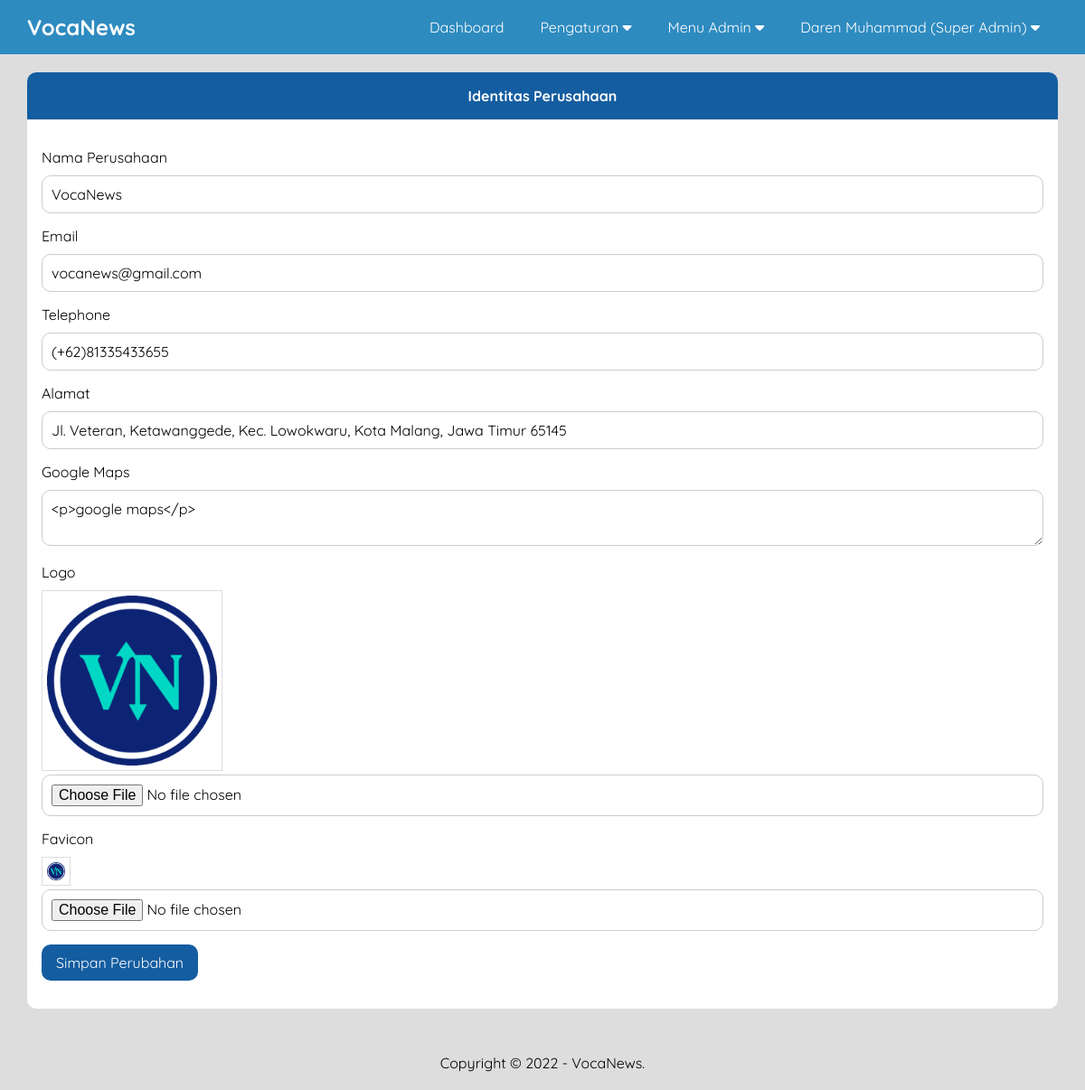
Screenshot of /admin/index.php?includes=identitas-perusahaan (signed in) with the database file from the repository.
### tables this page shows
CREATE TABLE `pengaturan` (
  `id` int(11) NOT NULL,
  `nama` varchar(100) NOT NULL,
  `email` varchar(100) NOT NULL,
  `telepon` varchar(20) NOT NULL,
  `alamat` text NOT NULL,
  `logo` varchar(100) NOT NULL,
  `favicon` varchar(100) NOT NULL,
  `tentang_perusahaan` text NOT NULL,
  `foto_perusahaan` varchar(100) NOT NULL,
  `google_maps` text NOT NULL,
  `nama_pimpinan` varchar(100) NOT NULL,
  `foto_pimpinan` varchar(100) NOT NULL,
  `sambutan_pimpinan` text NOT NULL,
  `created_at` timestamp NOT NULL DEFAULT current_timestamp(),
  `updated_at` datetime DEFAULT NULL
);

### admin/includes/identitas-perusahaan.php (the view, shortened to what this page needs)
<div class="content">
    <div class="container">
        <div class="box">
            <div class="box-header">
                Identitas Perusahaan
            </div>
            <div class="box-body">
                <form action="" method="post" enctype="multipart/form-data">
                    <div class="form-group">
                        <label>Nama Perusahaan</label>
                        <input type="text" name="nama" value="<?php echo $d->nama ?>" class="input-control" required>
                    </div>
                    <div class="form-group">
                        <label>Email</label>
                        <input type="email" name="email" value="<?php echo $d->email ?>" class="input-control" required>
                    </div>
                    <div class="form-group">
                        <label>Telephone</label>
                        <input type="text" name="telp" value="<?php echo $d->telepon ?>" class="input-control" required>
                    </div>
                    <div class="form-group">
                        <label>Alamat</label>
                        <input type="text" name="alamat" value="<?php echo $d->alamat ?>" class="input-control" required>
                    </div>
                    <div class="form-group">
                        <label>Google Maps</label>
                        <textarea name="gmaps" class="input-control" placeholder="Google Maps" required><?php echo $d->google_maps ?></textarea>
                    </div>
                    <div class="form-group">
                        <label>Logo</label>
                        <img src="images/identitas/<?= $d->logo ?>" width="200px" class="image">
                        <input type="file" name="logo_baru" class="input-control">
                    </div>
                    <div class="form-group">
                        <label>Favicon</label>
                        <img src="images/identitas/<?= $d->favicon ?>" class="image" width="32px">
                        <input type="file" name="favicon_baru" class="input-control">
                    </div>
                    <input type="submit" name="submit" value="Simpan Perubahan" class="btn">
                </form>
            </div>
        </div>
    </div>
</div>

### admin/includes/header.php (shortened to what this page needs)
<body class="bg-light">
    <div class="navbar">
        <div class="container">
            <h2 class="nav-brand float-left"><a href="index.php?includes=dashboard"><?= $d->nama ?></a></h2>
            <ul class="nav-menu float-right">
                <li><a href="index.php?includes=dashboard">Dashboard</a></li>
                <?php
                    if (isset($_SESSION['level'])){
                        if($_SESSION['level'] == "Super Admin"){
                ?>
                <li>
                    <a href="#">Pengaturan <i class="fa fa-caret-down"></i></a>
                </li>
                <?php }}?>
                <li>
                    <a href="#">Menu Admin <i class="fa fa-caret-down"></i></a>
                </li>
                <li>
                    <a href="#"><?= $_SESSION['nama']?> (<?= $_SESSION['level'] ?>) <i class="fa fa-caret-down"></i></a>
                </li>
            </ul>
        </div>
    </div>

### admin/includes/footer.php (shortened to what this page needs)
<?php
    $sql = "SELECT * FROM `pengaturan` ORDER BY `id` DESC LIMIT 1";
    $identitas = mysqli_query($conn,$sql);
    $d = mysqli_fetch_object($identitas);
?>
    <div class="footer">
        <div class="container text-center">
            Copyright &copy; 2022 - <?= $d->nama ?>.
        </div>
    </div>
</body>
</html>

### assets/css/style.css (style rules this page uses)
* { padding: 0; margin: 0; font-family: 'Quicksand', sans-serif; box-sizing: border-box; }
a { text-decoration: none; }
.bg-light { background-color: #DDD; }
.float-left { float: left; }
.float-right { float: right; }
.container { width: 1140px; margin: 0 auto; }
.container::after { content: ""; display: block; clear: both; }
.box { background-color: #fff; border-radius: 10px; overflow: hidden; }
.box-header { padding: 16px; border-bottom: 1px solid #ddd; background-color: #145DA0; color: white; font-weight: bold; text-align: center; }
.box-body { padding: 16px; }
form { margin: 15px 0; }
.form-group { margin-bottom: 15px; }
.form-group label { display: block; margin-bottom: 10px; }
.form-group .input-control { padding: 10px; width: 100%; font-size: 16px; border-radius: 10px; border: 1px solid #ccc; }
.btn { border: none; border-radius: 10px; background-color: #145DA0; color: white; padding: 10px 16px; font-size: 16px; cursor: pointer; }
.navbar { height: 60px; width: 100%; background-color: #2E8BC0; position: fixed; top: 0; z-index: 1000; }
.navbar a { color: #fff; }
.nav-brand { display: inline-block; padding: 15px 0; margin-right: 20px; }
.nav-menu { display: flex; list-style: none; }
.nav-menu li a { padding: 20px; display: inline-block; }
.content { padding: 80px 0 30px 0; }
.text-center { text-align: center; }
.footer { padding: 20px 0; }
.image { border: 1px solid #DDD; padding: 5px; }

### rows the page displays
pengaturan: nama "VocaNews", email "vocanews@gmail.com", telp "(+62)81335433655", alamat "Jl. Veteran, Ketawanggede, Kec. Lowokwaru, Kota Malang, Jawa Timur 65145", gmaps "<p>google maps</p>", logo (picture), favicon (picture)

### other values shown
$_SESSION['nama'] "Daren Muhammad"
$_SESSION['level'] "Super Admin"
